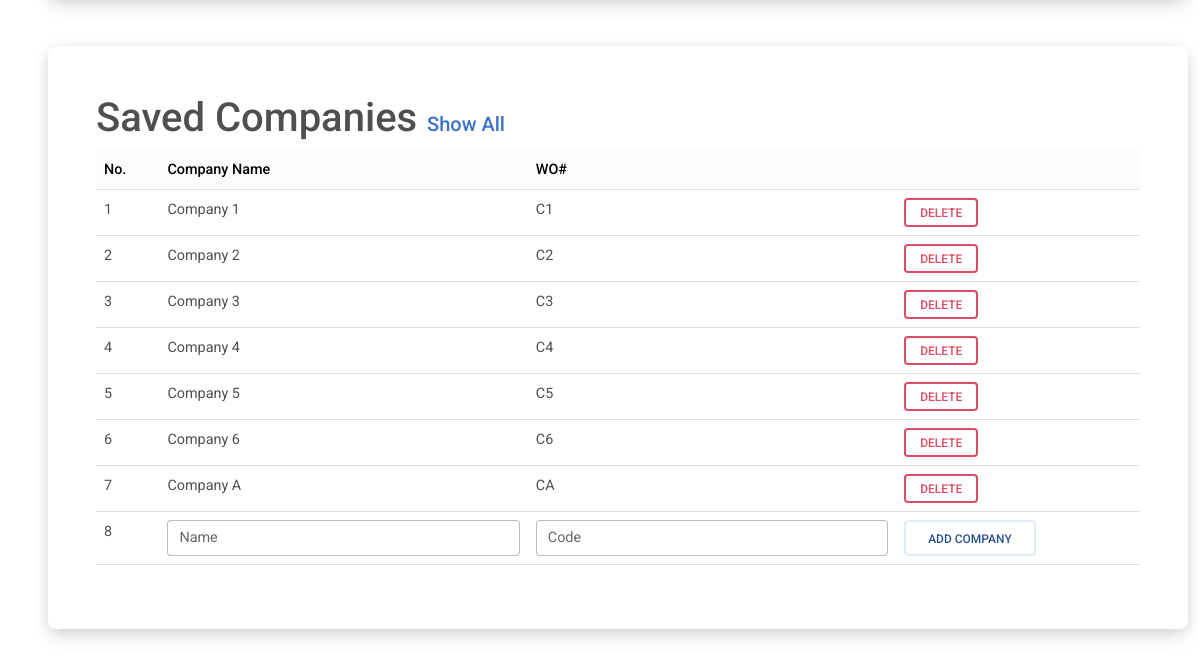
The page /profile.php (lower part) on the database as committed earlier.
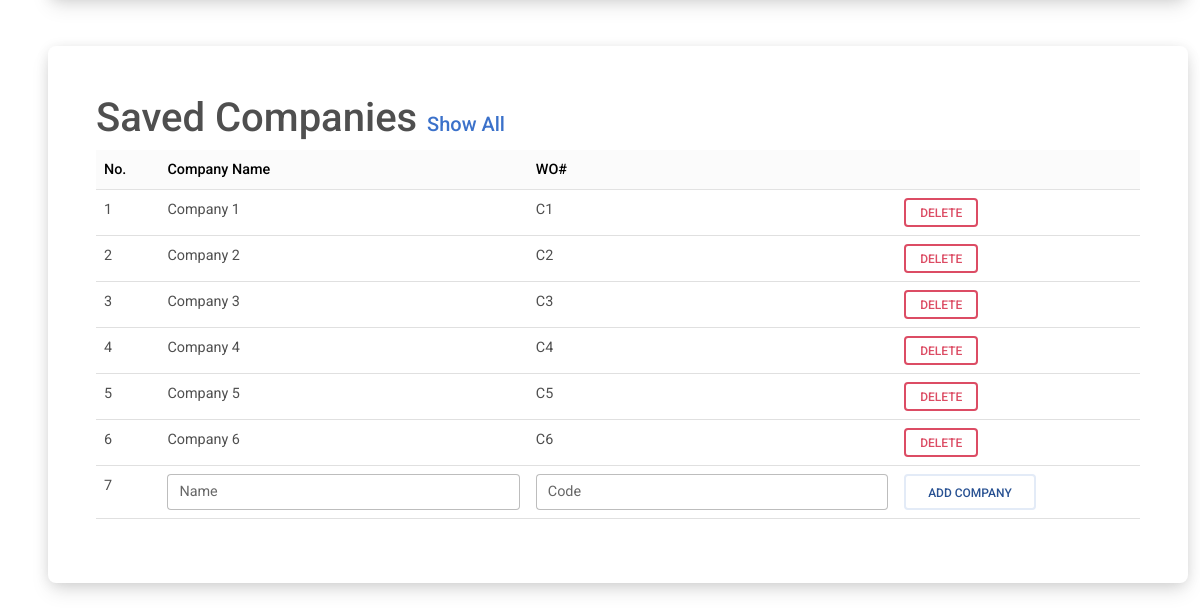
The same page on the database as committed later.
### tables this page shows
CREATE TABLE IF NOT EXISTS `company` (
  `id` int NOT NULL AUTO_INCREMENT,
  `name` varchar(50) NOT NULL,
  `code` varchar(25) NOT NULL,
  PRIMARY KEY (`id`)
);

### profile.php (the view, shortened to what this page needs)
<?php
include 'conn.php';
include 'nav.php';
?>
<?php
$sql2 = "SELECT * from company Order by name LIMIT 10";
$retval3 = mysqli_query($conn, $sql2);
?>
<html>
<body>
    <main><br>
        <div class="container m-5 bg-white rounded-5 shadow-4-strong p-5">
            <div class="col">
                <h1>Saved Companies <a href="savedcompshowall.php?f=0" class="fs-5" target="_blank">Show All</a></h1>
            </div>
                <table class="table table-sm">
                    <thead class='table-light'>
                        <th>No.</th>
                        <th>Company Name</th>
                        <th>WO#</th>
                        <th></th>
                    </thead>
                    <tbody>
                        <?php
                        $i = 1;
                        while ($row = mysqli_fetch_assoc($retval3)) {
                            echo "
                    <form method='POST'>
                    <tr>
                    <td>
                    $i
                    </td>
                    <td>
                    {$row['name']}
                    </td>
                    <td>
                    {$row['code']}
                    </td>
                    <td>
                    <form method='post' id='delete_company' name='delete_company'>
                    <input type='hidden' name='id' value='{$row['code']}'>
                    <button type='submit' id='delete_company' class='btn btn-outline-danger btn-sm' data-mdb-ripple-color='dark' name='delete_company' >Delete</button>
                    </form>
                    </td>
                    </tr>
                    </form>
                    ";
                            $i = $i + 1;
                        }
                        ?>
                        <tr>
                            <form method="post">
                                <td>
                                    <?php echo $i ?>
                                </td>
                                <td><div class='form-outline'><input type="text" id='cnamef' class="form-control" required name="name"><label for='cnamef' class='form-label'>Name</label></td>
                                <td><div class='form-outline'><input type="text" id='ccodef' class="form-control" required name="code"><label for='ccodef' class='form-label'>Code</label></td>
                                <td><button name="add_company" class="btn btn-outline-secondary text-nowrap"
                                    data-mdb-ripple-color="dark">Add Company</button></td>
                            </form>
                        </tr>
                    </tbody>
                </table>
            </div>
    </main>
</body>
</html>

Rows that differ between the two databases and show on the page:
removed company: name "Company A", code "CA"
Other text that changed with them:
$i: "8" → "7"
